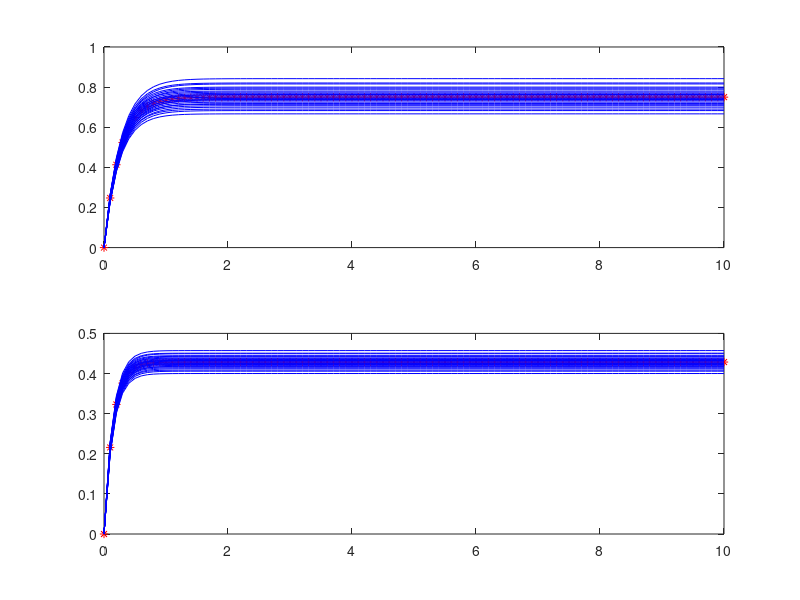

This chart was generated by the following MATLAB code:
% -------------------------------------------------------------------------
% parameter_uncertainty.m
% Description: 
% Exploring the influences of parameter uncertainties in a control system
% model. 
% Author:
% Xiaotian Dai, 2017
% -------------------------------------------------------------------------

close all;

%% Define the Actual System Transfer Function
% G(s) = 3 / (s + 4)
Gs = tf([3],[1 4]);


%% Simulate the ideal system
SAMPLING_TIME = 0.1;
t = 0:SAMPLING_TIME:10;
t = t';
u = ones(numel(t),1);

f = figure();

% open loop response
subplot(2, 1, 1);
[y1, t1, x1] = lsim(Gs, u, t);
plot(t1, y1, 'r*');
hold on;

% closed loop response
subplot(2, 1, 2);
Gsc = feedback(Gs, 1);
[y1, t1, x1] = lsim(Gsc, u, t);
plot(t1, y1, 'r*');
hold on;


%% Simulate some variate systems
% a range, or even a distribution
% a = 2.8 - 3.2
% b = 3.8 - 4.2

para1 = linspace(2.8, 3.2, 5);
para2 = linspace(3.8, 4.2, 5);

[X,Y] = meshgrid(para1, para2);

% H(s) = a / (s + b)
for i = 1:size(X,1)
    for j = 1:size(X,2)
        a = X(i, j);
        b = Y(i, j);
        display(sprintf('a = %f, b = %f', a, b))
        Hs = tf(a, [1 b]);
        
        % open loop response
        subplot(2, 1, 1);
        [y2, t2, x2] = lsim(Hs, u, t);
        plot(t2, y2, 'b');
        hold on;
        
        % closed loop response
        subplot(2, 1, 2);
        Hsc = feedback(Hs, 1);
        [y2, t2, x2] = lsim(Hsc, u, t);
        plot(t2, y2, 'b');
        hold on;
    end
end
